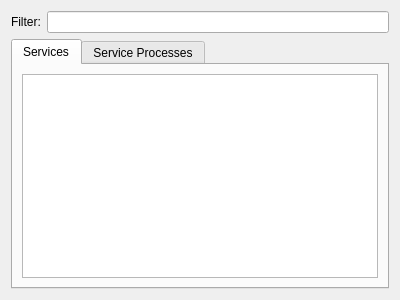
<?xml version="1.0" encoding="UTF-8"?>
<ui version="4.0">
 <class>Form</class>
 <widget class="QWidget" name="Form">
  <property name="geometry">
   <rect>
    <x>0</x>
    <y>0</y>
    <width>400</width>
    <height>300</height>
   </rect>
  </property>
  <property name="windowTitle">
   <string>Form</string>
  </property>
  <layout class="QVBoxLayout" name="verticalLayout_2">
   <item>
    <widget class="QFrame" name="mainFrame">
     <property name="frameShape">
      <enum>QFrame::NoFrame</enum>
     </property>
     <property name="frameShadow">
      <enum>QFrame::Raised</enum>
     </property>
     <layout class="QVBoxLayout" name="verticalLayout">
      <property name="leftMargin">
       <number>0</number>
      </property>
      <property name="topMargin">
       <number>0</number>
      </property>
      <property name="rightMargin">
       <number>0</number>
      </property>
      <property name="bottomMargin">
       <number>0</number>
      </property>
      <item alignment="Qt::AlignTop">
       <widget class="QFrame" name="frame_2">
        <property name="frameShape">
         <enum>QFrame::NoFrame</enum>
        </property>
        <property name="frameShadow">
         <enum>QFrame::Raised</enum>
        </property>
        <layout class="QVBoxLayout" name="verticalLayout_3">
         <property name="leftMargin">
          <number>0</number>
         </property>
         <property name="topMargin">
          <number>0</number>
         </property>
         <property name="rightMargin">
          <number>0</number>
         </property>
         <property name="bottomMargin">
          <number>0</number>
         </property>
         <item>
          <layout class="QHBoxLayout" name="horizontalLayout">
           <item>
            <widget class="QLabel" name="label">
             <property name="text">
              <string>Filter:</string>
             </property>
            </widget>
           </item>
           <item>
            <widget class="QLineEdit" name="serviceFilterLineEdit"/>
           </item>
          </layout>
         </item>
        </layout>
       </widget>
      </item>
      <item>
       <widget class="QTabWidget" name="tabWidget">
        <property name="currentIndex">
         <number>0</number>
        </property>
        <widget class="QWidget" name="tab">
         <attribute name="title">
          <string>Services</string>
         </attribute>
         <layout class="QVBoxLayout" name="verticalLayout_4">
          <item>
           <widget class="QTableWidget" name="servicesTableWidget">
            <property name="contextMenuPolicy">
             <enum>Qt::CustomContextMenu</enum>
            </property>
            <property name="editTriggers">
             <set>QAbstractItemView::NoEditTriggers</set>
            </property>
            <property name="selectionBehavior">
             <enum>QAbstractItemView::SelectRows</enum>
            </property>
           </widget>
          </item>
         </layout>
        </widget>
        <widget class="QWidget" name="tab_2">
         <attribute name="title">
          <string>Service Processes</string>
         </attribute>
         <layout class="QVBoxLayout" name="verticalLayout_5">
          <item>
           <widget class="QTableWidget" name="serviceProcessesTableWidget">
            <property name="selectionBehavior">
             <enum>QAbstractItemView::SelectRows</enum>
            </property>
           </widget>
          </item>
         </layout>
        </widget>
       </widget>
      </item>
     </layout>
    </widget>
   </item>
  </layout>
 </widget>
 <resources/>
 <connections/>
</ui>
